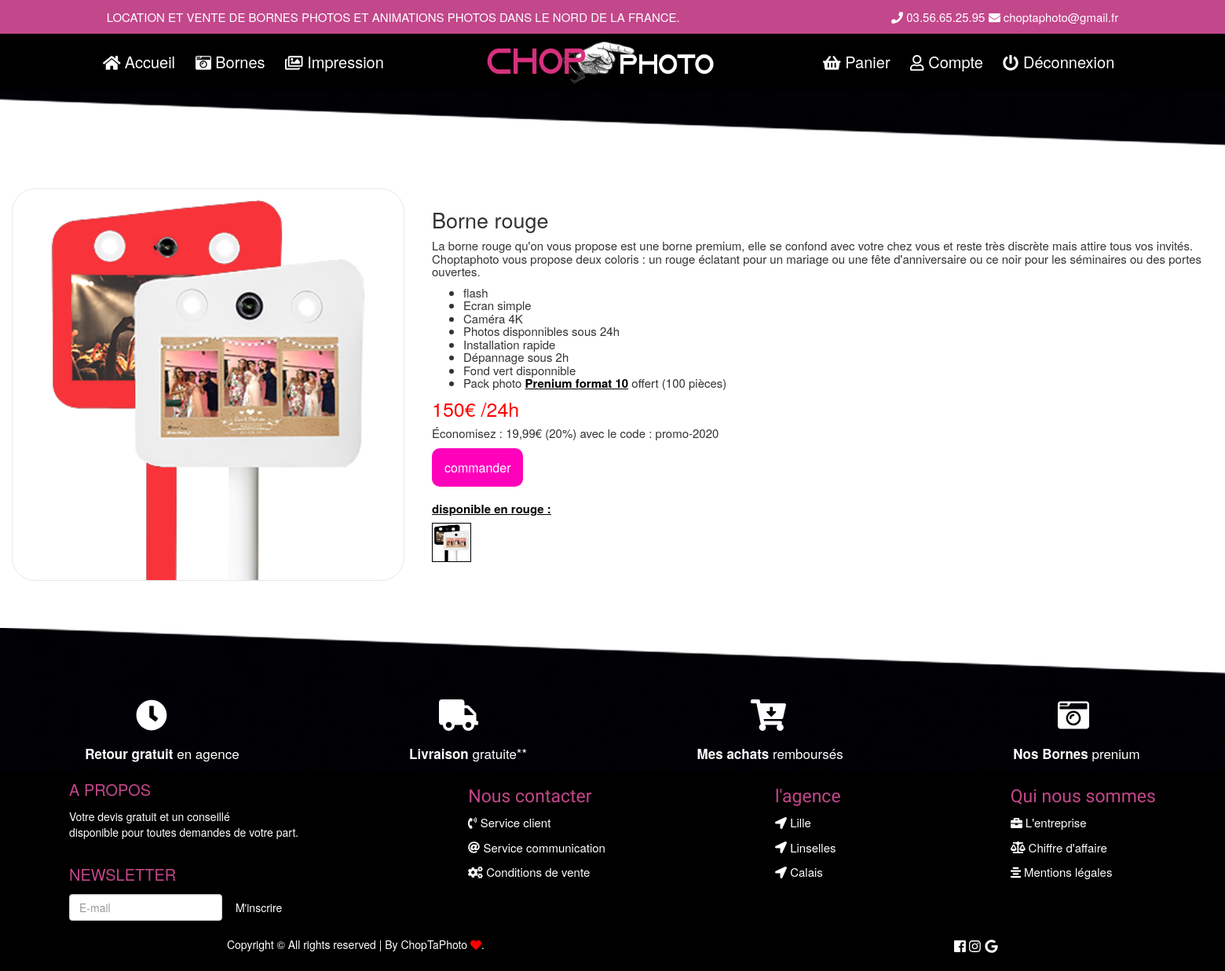
Screenshot of /index.php?page=indexbornesrouge (signed in) with the database file from the repository.
### tables this page shows
CREATE TABLE `products` (
  `id` int(11) NOT NULL,
  `name` varchar(255) NOT NULL,
  `description` text NOT NULL,
  `price` float NOT NULL,
  `quantité` int(11) NOT NULL,
  `codepromo` varchar(15) NOT NULL DEFAULT 'promo-2020',
  `lienimage` varchar(1000) NOT NULL,
  `categorie` varchar(25) NOT NULL
);

### index/INDEXS/indexbornerouge.php (the view, shortened to what this page needs)
<head>
</head>
    <div class="produit">
        <div class="container">
            <?php
                    $req = "SELECT name, price, quantité, codepromo, description FROM products WHERE id=2";
                    $ORes = $bdd->query($req);
                    while($produit = $ORes->fetch())
                    {
            ?>
                <img class="imageproduit" src="img/360x360-rose.png">
                <h4 class="titreproduit"><?php echo $produit->name; ?>
                    <p class="textproduit"><?php echo $produit->description; ?>
                    <ul class="textproduit">
                        <li>flash</li>
                        <li>Ecran simple</li>
                        <li>Caméra 4K</li>
                        <li>Photos disponnibles sous 24h</li>
                        <li>Installation rapide</li>
                        <li>Dépannage sous 2h</li>
                        <li>Fond vert disponnible</li>
                        <li>Pack photo <a class="formatoffert" href="index.php?page=indeximpression#format10">Prenium format 10</a> offert (100 pièces)</li>
                    </ul>
                    <p class="promo">150€ /24h</p>
                    <p class="textproduit">Économisez : 19,99€ (20%) avec le code : <?php echo $produit->codepromo; ?></p>
                    <div class="dropdown" style="float:left;">
                  <a href="index.php?page=reservation&idBorne=2"><button class="dropbtn">commander</button></a>
                </div>
                <BR><BR>
                    <p class="textproduit aaaa" >disponible en rouge :</p>
                    <a href="index.php?page=indexbornesnoir"><img class="disponibilite" src="img/born2.png"></a>
                </h4>
        </div>
    </div>
    <div class="backgroundbasdusite">
        <img src="img/FOND-NOIR-PENCHE - Copie.png">
    </div>
    <div class="container1">
        <p><i class="fas fa-clock"></i></p>
        <p><i class="fas fa-truck"></i></p>
        <p><i class="fas fa-cart-arrow-down"></i></p>
        <p><i class="fas fa-camera-retro"></i></p>
    </div>
    <div class="container2">
        <p><strong>Retour gratuit</strong> en agence</p>
        <p><strong>Livraison</strong> gratuite**</p>
        <p><strong>Mes achats</strong> remboursés</p>
        <p><strong>Nos Bornes</strong> prenium</p>
    </div>
<?php
                }
?>

### css/mainproduits.css (style rules this page uses)
a { color: white; }
.aaaa { text-decoration: underline; font-weight: 550; color: black; }
.formatoffert { text-decoration: underline; font-weight: 550; color: black; }
.container { display: flex; justify-content: space-around; width: 100%; margin-top: 20px; }
.textproduit { margin-top: 10px; font-size: 15px; }
.titreproduit { margin-top: 25px; margin-left: 35px; font-size: 27px; }
.imageproduit { width: 100%; height: 100%; margin-left: 0; max-width: 500px; border: 1px solid rgba(223,223,223,0.74); border-radius: 30px; }
.promo { font-size: 25px; color: red; }
.container1 { display: flex; align-items: center; justify-content: space-around; width: 100%; font-size: 40px; color: white; background-image: url("../img/fond-noir.jpg"); }
.container2 { display: flex; align-items: center; justify-content: space-around; width: 100%; margin-top: 0; text-align: center; font-size: 17px; color: white; background-image: url("../img/fond-noir.jpg"); }
.disponibilite { width: 50px; height: 50px; border: 1px solid black; }
.backgroundbasdusite { display: flex; margin-top: 60px; margin-bottom: -5px; }
.produit { display: flex; }

### index/INDEXS/indexbornerouge.php (style rules this page uses)
.dropbtn { background-color: rgba(255,0,187,1.00); color: white; padding: 16px; font-size: 16px; border: none; cursor: pointer; border-radius: 10px; }
.dropdown { position: relative; display: inline-block; }

### rows the page displays
products: name "Borne rouge", description "La borne rouge qu'on vous propose est une borne premium, elle se confond avec votre chez vous et reste très discrète mais attire tous vos invités. Choptaphoto vous propose deux coloris : un rouge éclatant pour un mariage ou une fête d'anniversaire ou ce noir pour les séminaires ou des portes ouvertes.", codepromo "promo-2020"
